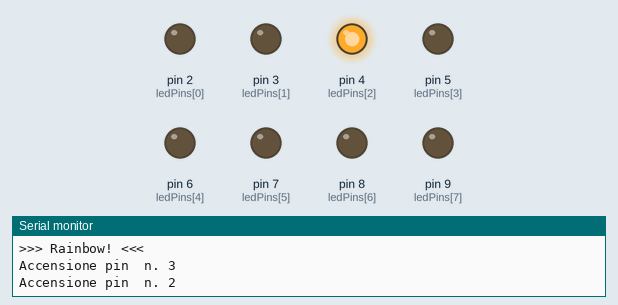
A sketch run on a simulated Arduino Uno, built with avr-gcc and run on an emulated ATmega328P. Parts: output pins drawn as LEDs (lit = HIGH), the last lines printed to the serial monitor. Random numbers use the default seed unless the sketch sets one.

Above: at 1.1 s.
At 3.95 s:
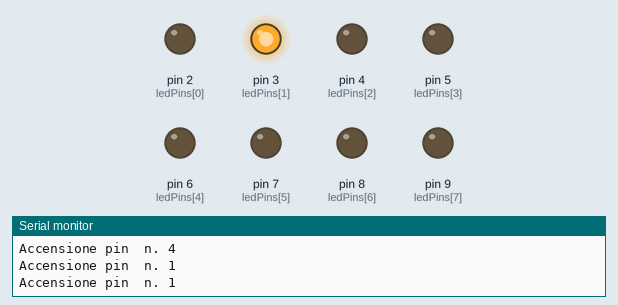
At 9.11 s:
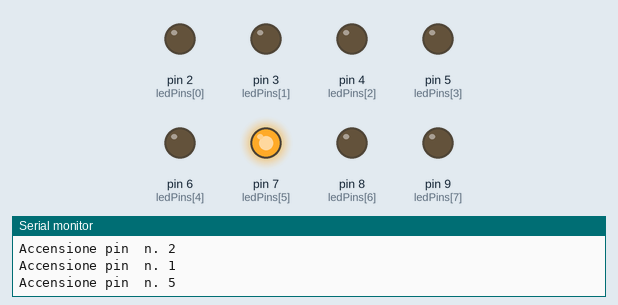
At 19.07 s:
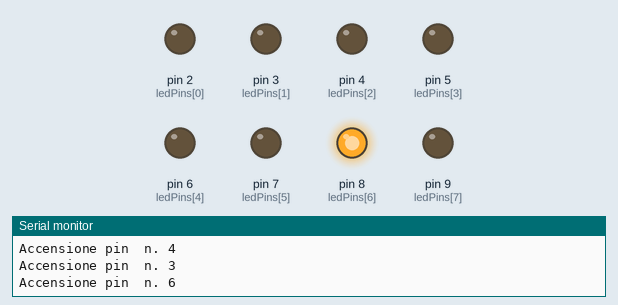
At 29.16 s:
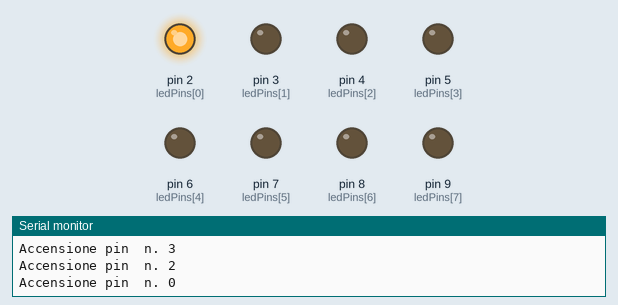
At 38.56 s:
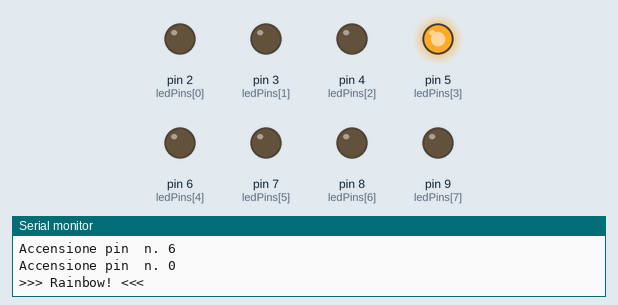
Timing chart, 0 to 40.0 s (numbered marks = the images above):
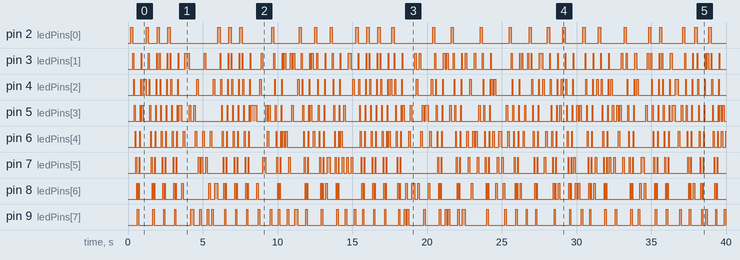

The sketch:

loop_5_multi_led_random.ino
```cpp
/*
  Random Rainbow

  Generazione di un numero casuale per modificare il flusso del programma.


 The circuit:
 * LEDs from pins 2 through 9 to ground

 Schemi:
 - http://lab.piffa.net/schemi/8_led_single_res_bb.png
 - http://lab.piffa.net/schemi/8_led_single_res_schem.png

 http://www.arduino.cc/en/Tutorial/ForLoop
 */

byte ledPins[8] = {  // Domanda: cosa succede se uso int?
  2,3,4,5,6,7,8,9}
; //Array
int timer = 100;           // Pausa per far brillare i LED
int randNumber ;

void setup() {
  Serial.begin(9600);
  // use a for loop to initialize each pin as an output:
  for (int thisPin = 0; thisPin < sizeof(ledPins); thisPin++)  {
    pinMode(ledPins[thisPin], OUTPUT);
    Serial.print("Inizializzato pin n. ");
    Serial.println(  thisPin);
  }

  Serial.print("Dimesione array: ");
  Serial.println(sizeof(ledPins));
  randomSeed(analogRead(0));  // Rilevazione di un valore esterno
 // per scegliere il primo elemento del pseudorandom generators
}

void loop() {
  // print a random number from 0 to 8
  randNumber = random(8);
  // turn the pin on:
  Serial.print("Accensione pin  n. ");
  Serial.println(randNumber);
  digitalWrite(ledPins[randNumber], HIGH);
  delay(timer);
  // turn the pin off:
  digitalWrite(ledPins[randNumber], LOW);

  if (randNumber == 0) {
    rainbow() ;
  }
}

////////////////
// Funzioni

void rainbow() {
  // Esegue un pattern con i led

  Serial.println(">>> Rainbow! <<<");
  for (int thisPin = 0; thisPin < sizeof(ledPins); thisPin++) {
    // turn the pin on:
    digitalWrite(ledPins[thisPin], HIGH);
    delay(timer / 2);
    // turn the pin off:
    digitalWrite(ledPins[thisPin], LOW);
    // Debug

  }

  // loop from the highest pin to the lowest:
  for (int thisPin = sizeof(ledPins) -1 ; thisPin > 0; thisPin--) {
    // ><<turn the pin on:
    digitalWrite(ledPins[thisPin], HIGH);
    delay(timer / 3);
    // turn the pin off:
    digitalWrite(ledPins[thisPin], LOW);
  }
}
```

Measured:
- by itself, pin 2 (ledPins[0]): LOW → HIGH at 0.18 s, → LOW 0.15 s later, → HIGH 0.88 s later, → LOW 0.15 s later, … (60 changes in this stretch)
